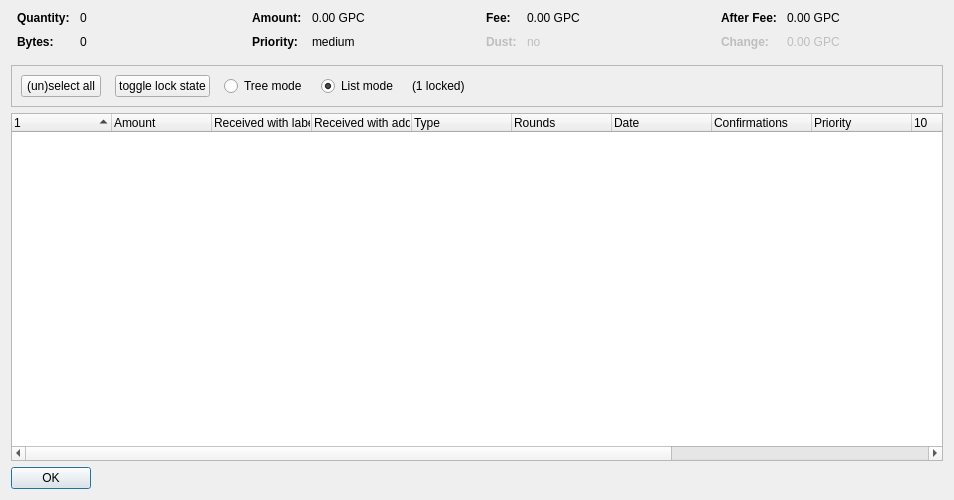
<?xml version="1.0" encoding="UTF-8"?>
<ui version="4.0">
 <class>CoinControlDialog</class>
 <widget class="QDialog" name="CoinControlDialog">
  <property name="geometry">
   <rect>
    <x>0</x>
    <y>0</y>
    <width>954</width>
    <height>500</height>
   </rect>
  </property>
  <property name="windowTitle">
   <string>Coin Selection</string>
  </property>
  <layout class="QVBoxLayout" name="verticalLayout">
   <item>
    <layout class="QHBoxLayout" name="horizontalLayoutTop" stretch="0,0,0,0">
     <property name="topMargin">
      <number>0</number>
     </property>
     <property name="bottomMargin">
      <number>10</number>
     </property>
     <item>
      <layout class="QFormLayout" name="formLayoutCoinControl1">
       <property name="horizontalSpacing">
        <number>10</number>
       </property>
       <property name="verticalSpacing">
        <number>10</number>
       </property>
       <property name="leftMargin">
        <number>6</number>
       </property>
       <property name="rightMargin">
        <number>6</number>
       </property>
       <item row="0" column="0">
        <widget class="QLabel" name="labelCoinControlQuantityText">
         <property name="font">
          <font>
           <weight>75</weight>
           <bold>true</bold>
          </font>
         </property>
         <property name="text">
          <string>Quantity:</string>
         </property>
        </widget>
       </item>
       <item row="0" column="1">
        <widget class="QLabel" name="labelCoinControlQuantity">
         <property name="cursor">
          <cursorShape>IBeamCursor</cursorShape>
         </property>
         <property name="contextMenuPolicy">
          <enum>Qt::ActionsContextMenu</enum>
         </property>
         <property name="text">
          <string notr="true">0</string>
         </property>
         <property name="textInteractionFlags">
          <set>Qt::LinksAccessibleByMouse|Qt::TextSelectableByKeyboard|Qt::TextSelectableByMouse</set>
         </property>
        </widget>
       </item>
       <item row="1" column="0">
        <widget class="QLabel" name="labelCoinControlBytesText">
         <property name="font">
          <font>
           <weight>75</weight>
           <bold>true</bold>
          </font>
         </property>
         <property name="text">
          <string>Bytes:</string>
         </property>
        </widget>
       </item>
       <item row="1" column="1">
        <widget class="QLabel" name="labelCoinControlBytes">
         <property name="cursor">
          <cursorShape>IBeamCursor</cursorShape>
         </property>
         <property name="contextMenuPolicy">
          <enum>Qt::ActionsContextMenu</enum>
         </property>
         <property name="text">
          <string notr="true">0</string>
         </property>
         <property name="textInteractionFlags">
          <set>Qt::LinksAccessibleByMouse|Qt::TextSelectableByKeyboard|Qt::TextSelectableByMouse</set>
         </property>
        </widget>
       </item>
      </layout>
     </item>
     <item>
      <layout class="QFormLayout" name="formLayoutCoinControl2">
       <property name="horizontalSpacing">
        <number>10</number>
       </property>
       <property name="verticalSpacing">
        <number>10</number>
       </property>
       <property name="leftMargin">
        <number>6</number>
       </property>
       <property name="rightMargin">
        <number>6</number>
       </property>
       <item row="0" column="0">
        <widget class="QLabel" name="labelCoinControlAmountText">
         <property name="font">
          <font>
           <weight>75</weight>
           <bold>true</bold>
          </font>
         </property>
         <property name="text">
          <string>Amount:</string>
         </property>
        </widget>
       </item>
       <item row="0" column="1">
        <widget class="QLabel" name="labelCoinControlAmount">
         <property name="cursor">
          <cursorShape>IBeamCursor</cursorShape>
         </property>
         <property name="contextMenuPolicy">
          <enum>Qt::ActionsContextMenu</enum>
         </property>
         <property name="text">
          <string notr="true">0.00 GPC</string>
         </property>
         <property name="textInteractionFlags">
          <set>Qt::LinksAccessibleByMouse|Qt::TextSelectableByKeyboard|Qt::TextSelectableByMouse</set>
         </property>
        </widget>
       </item>
       <item row="1" column="0">
        <widget class="QLabel" name="labelCoinControlPriorityText">
         <property name="font">
          <font>
           <weight>75</weight>
           <bold>true</bold>
          </font>
         </property>
         <property name="text">
          <string>Priority:</string>
         </property>
        </widget>
       </item>
       <item row="1" column="1">
        <widget class="QLabel" name="labelCoinControlPriority">
         <property name="cursor">
          <cursorShape>IBeamCursor</cursorShape>
         </property>
         <property name="contextMenuPolicy">
          <enum>Qt::ActionsContextMenu</enum>
         </property>
         <property name="text">
          <string>medium</string>
         </property>
         <property name="textInteractionFlags">
          <set>Qt::LinksAccessibleByMouse|Qt::TextSelectableByKeyboard|Qt::TextSelectableByMouse</set>
         </property>
        </widget>
       </item>
      </layout>
     </item>
     <item>
      <layout class="QFormLayout" name="formLayoutCoinControl3">
       <property name="horizontalSpacing">
        <number>10</number>
       </property>
       <property name="verticalSpacing">
        <number>10</number>
       </property>
       <property name="leftMargin">
        <number>6</number>
       </property>
       <property name="rightMargin">
        <number>6</number>
       </property>
       <item row="0" column="0">
        <widget class="QLabel" name="labelCoinControlFeeText">
         <property name="font">
          <font>
           <weight>75</weight>
           <bold>true</bold>
          </font>
         </property>
         <property name="text">
          <string>Fee:</string>
         </property>
        </widget>
       </item>
       <item row="0" column="1">
        <widget class="QLabel" name="labelCoinControlFee">
         <property name="cursor">
          <cursorShape>IBeamCursor</cursorShape>
         </property>
         <property name="contextMenuPolicy">
          <enum>Qt::ActionsContextMenu</enum>
         </property>
         <property name="text">
          <string notr="true">0.00 GPC</string>
         </property>
         <property name="textInteractionFlags">
          <set>Qt::LinksAccessibleByMouse|Qt::TextSelectableByKeyboard|Qt::TextSelectableByMouse</set>
         </property>
        </widget>
       </item>
       <item row="1" column="0">
        <widget class="QLabel" name="labelCoinControlLowOutputText">
         <property name="enabled">
          <bool>false</bool>
         </property>
         <property name="font">
          <font>
           <weight>75</weight>
           <bold>true</bold>
          </font>
         </property>
         <property name="text">
          <string>Dust:</string>
         </property>
        </widget>
       </item>
       <item row="1" column="1">
        <widget class="QLabel" name="labelCoinControlLowOutput">
         <property name="enabled">
          <bool>false</bool>
         </property>
         <property name="cursor">
          <cursorShape>IBeamCursor</cursorShape>
         </property>
         <property name="contextMenuPolicy">
          <enum>Qt::ActionsContextMenu</enum>
         </property>
         <property name="text">
          <string>no</string>
         </property>
         <property name="textInteractionFlags">
          <set>Qt::LinksAccessibleByMouse|Qt::TextSelectableByKeyboard|Qt::TextSelectableByMouse</set>
         </property>
        </widget>
       </item>
      </layout>
     </item>
     <item>
      <layout class="QFormLayout" name="formLayoutCoinControl4">
       <property name="horizontalSpacing">
        <number>10</number>
       </property>
       <property name="verticalSpacing">
        <number>10</number>
       </property>
       <property name="leftMargin">
        <number>6</number>
       </property>
       <property name="rightMargin">
        <number>6</number>
       </property>
       <item row="0" column="0">
        <widget class="QLabel" name="labelCoinControlAfterFeeText">
         <property name="font">
          <font>
           <weight>75</weight>
           <bold>true</bold>
          </font>
         </property>
         <property name="text">
          <string>After Fee:</string>
         </property>
        </widget>
       </item>
       <item row="0" column="1">
        <widget class="QLabel" name="labelCoinControlAfterFee">
         <property name="cursor">
          <cursorShape>IBeamCursor</cursorShape>
         </property>
         <property name="contextMenuPolicy">
          <enum>Qt::ActionsContextMenu</enum>
         </property>
         <property name="text">
          <string notr="true">0.00 GPC</string>
         </property>
         <property name="textInteractionFlags">
          <set>Qt::LinksAccessibleByMouse|Qt::TextSelectableByKeyboard|Qt::TextSelectableByMouse</set>
         </property>
        </widget>
       </item>
       <item row="1" column="0">
        <widget class="QLabel" name="labelCoinControlChangeText">
         <property name="enabled">
          <bool>false</bool>
         </property>
         <property name="font">
          <font>
           <weight>75</weight>
           <bold>true</bold>
          </font>
         </property>
         <property name="text">
          <string>Change:</string>
         </property>
        </widget>
       </item>
       <item row="1" column="1">
        <widget class="QLabel" name="labelCoinControlChange">
         <property name="enabled">
          <bool>false</bool>
         </property>
         <property name="cursor">
          <cursorShape>IBeamCursor</cursorShape>
         </property>
         <property name="contextMenuPolicy">
          <enum>Qt::ActionsContextMenu</enum>
         </property>
         <property name="text">
          <string notr="true">0.00 GPC</string>
         </property>
         <property name="textInteractionFlags">
          <set>Qt::LinksAccessibleByMouse|Qt::TextSelectableByKeyboard|Qt::TextSelectableByMouse</set>
         </property>
        </widget>
       </item>
      </layout>
     </item>
    </layout>
   </item>
   <item>
    <widget class="QFrame" name="frame">
     <property name="minimumSize">
      <size>
       <width>0</width>
       <height>40</height>
      </size>
     </property>
     <property name="frameShape">
      <enum>QFrame::StyledPanel</enum>
     </property>
     <property name="frameShadow">
      <enum>QFrame::Sunken</enum>
     </property>
     <layout class="QHBoxLayout" name="horizontalLayout">
      <item>
       <layout class="QHBoxLayout" name="horizontalLayoutPanel" stretch="0,0,0,0,0,0">
        <property name="spacing">
         <number>14</number>
        </property>
        <item>
         <widget class="QPushButton" name="pushButtonSelectAll">
          <property name="sizePolicy">
           <sizepolicy hsizetype="Maximum" vsizetype="Fixed">
            <horstretch>0</horstretch>
            <verstretch>0</verstretch>
           </sizepolicy>
          </property>
          <property name="text">
           <string>(un)select all</string>
          </property>
          <property name="autoDefault">
           <bool>false</bool>
          </property>
         </widget>
        </item>
        <item>
         <widget class="QPushButton" name="pushButtonToggleLock">
          <property name="sizePolicy">
           <sizepolicy hsizetype="Maximum" vsizetype="Fixed">
            <horstretch>0</horstretch>
            <verstretch>0</verstretch>
           </sizepolicy>
          </property>
          <property name="text">
           <string>toggle lock state</string>
          </property>
          <property name="autoDefault">
           <bool>false</bool>
          </property>
         </widget>
        </item>
        <item>
         <widget class="QRadioButton" name="radioTreeMode">
          <property name="sizePolicy">
           <sizepolicy hsizetype="Maximum" vsizetype="Fixed">
            <horstretch>0</horstretch>
            <verstretch>0</verstretch>
           </sizepolicy>
          </property>
          <property name="text">
           <string>Tree mode</string>
          </property>
         </widget>
        </item>
        <item>
         <widget class="QRadioButton" name="radioListMode">
          <property name="sizePolicy">
           <sizepolicy hsizetype="Maximum" vsizetype="Fixed">
            <horstretch>0</horstretch>
            <verstretch>0</verstretch>
           </sizepolicy>
          </property>
          <property name="text">
           <string>List mode</string>
          </property>
          <property name="checked">
           <bool>true</bool>
          </property>
         </widget>
        </item>
        <item>
         <widget class="QLabel" name="labelLocked">
          <property name="text">
           <string>(1 locked)</string>
          </property>
         </widget>
        </item>
        <item>
         <spacer name="horizontalSpacer">
          <property name="orientation">
           <enum>Qt::Horizontal</enum>
          </property>
          <property name="sizeHint" stdset="0">
           <size>
            <width>40</width>
            <height>20</height>
           </size>
          </property>
         </spacer>
        </item>
       </layout>
      </item>
     </layout>
    </widget>
   </item>
   <item>
    <widget class="CoinControlTreeWidget" name="treeWidget">
     <property name="contextMenuPolicy">
      <enum>Qt::CustomContextMenu</enum>
     </property>
     <property name="sortingEnabled">
      <bool>false</bool>
     </property>
     <property name="columnCount">
      <number>13</number>
     </property>
     <attribute name="headerShowSortIndicator" stdset="0">
      <bool>true</bool>
     </attribute>
     <attribute name="headerStretchLastSection">
      <bool>false</bool>
     </attribute>
     <column>
      <property name="text">
       <string/>
      </property>
     </column>
     <column>
      <property name="text">
       <string>Amount</string>
      </property>
     </column>
     <column>
      <property name="text">
       <string>Received with label</string>
      </property>
     </column>
     <column>
      <property name="text">
       <string>Received with address</string>
      </property>
     </column>
     <column>
      <property name="text">
	<string>Type</string>
      </property>
     </column>
     <column>
      <property name="text">
       <string>Rounds</string>
      </property>
     </column>
     <column>
      <property name="text">
       <string>Date</string>
      </property>
      <property name="toolTip">
       <string>Confirmed</string>
      </property>
     </column>
     <column>
      <property name="text">
       <string>Confirmations</string>
      </property>
     </column>
     <column>
      <property name="text">
       <string>Priority</string>
      </property>
     </column>
     <column>
      <property name="text">
       <string/>
      </property>
     </column>
     <column>
      <property name="text">
       <string/>
      </property>
     </column>
     <column>
      <property name="text">
       <string/>
      </property>
     </column>
     <column>
      <property name="text">
       <string/>
      </property>
     </column>
    </widget>
   </item>
   <item>
    <widget class="QDialogButtonBox" name="buttonBox">
     <property name="sizePolicy">
      <sizepolicy hsizetype="Maximum" vsizetype="Fixed">
       <horstretch>0</horstretch>
       <verstretch>0</verstretch>
      </sizepolicy>
     </property>
     <property name="orientation">
      <enum>Qt::Horizontal</enum>
     </property>
     <property name="standardButtons">
      <set>QDialogButtonBox::Ok</set>
     </property>
    </widget>
   </item>
  </layout>
 </widget>
 <customwidgets>
  <customwidget>
   <class>CoinControlTreeWidget</class>
   <extends>QTreeWidget</extends>
   <header>coincontroltreewidget.h</header>
  </customwidget>
 </customwidgets>
 <resources/>
 <connections/>
</ui>
